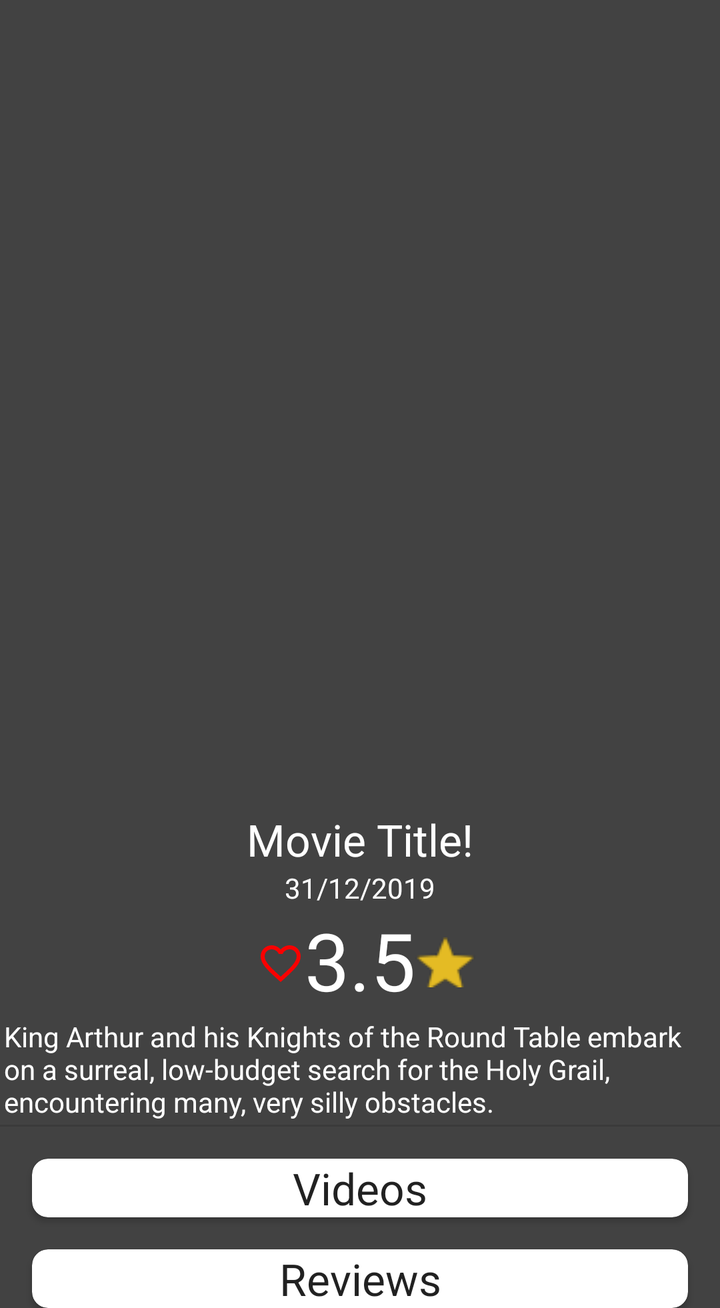
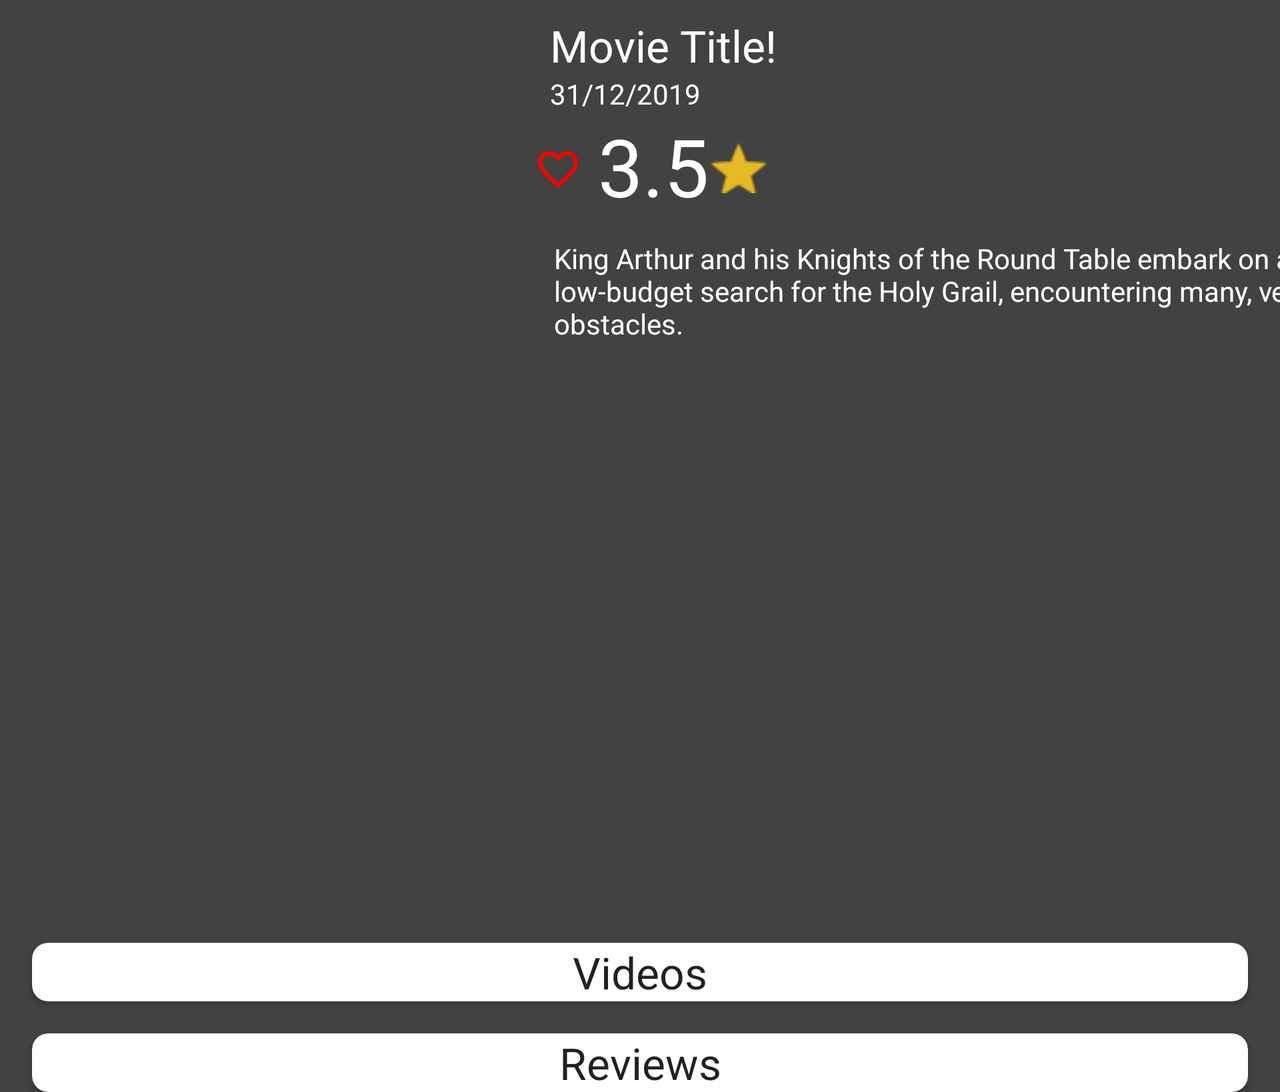

First picture: res/layout/ on a phone held upright. Second picture: the repository's own variant of that layout, on a device whose configuration matches the variant's folder. Source for both follows.
<!-- AndroidManifest.xml: application theme AppTheme -->
<!-- res/layout/activity_detail.xml -->
<?xml version="1.0" encoding="utf-8"?>
<ScrollView xmlns:android="http://schemas.android.com/apk/res/android"
    xmlns:app="http://schemas.android.com/apk/res-auto"
    xmlns:tools="http://schemas.android.com/tools"
    android:layout_width="match_parent"
    android:layout_height="match_parent">

    <androidx.constraintlayout.widget.ConstraintLayout
        android:layout_width="match_parent"
        android:layout_height="wrap_content"
        android:background="@color/backgroundDark"
        tools:context=".DetailActivity">

        <ImageView
            android:id="@+id/iv_poster"
            android:layout_width="416dp"
            android:layout_height="405dp"
            android:contentDescription="@string/movie_poster"
            app:layout_constraintStart_toStartOf="parent"
            app:layout_constraintTop_toTopOf="parent" />

        <TextView
            android:id="@+id/tv_movie_title"
            android:layout_width="wrap_content"
            android:layout_height="wrap_content"
            android:text="@string/movie_title"
            android:textColor="@android:color/white"
            android:textSize="@dimen/sz_movie_title"

            app:layout_constraintEnd_toEndOf="parent"
            app:layout_constraintHorizontal_bias="0.5"
            app:layout_constraintStart_toStartOf="parent"
            app:layout_constraintTop_toBottomOf="@+id/iv_poster" />

        <TextView
            android:id="@+id/tv_release_date"
            style="@style/my_text_style"
            android:layout_width="wrap_content"
            android:layout_height="wrap_content"
            android:text="@string/tv_placeholder_release_date"
            app:layout_constraintEnd_toEndOf="parent"
            app:layout_constraintHorizontal_bias="0.5"
            app:layout_constraintStart_toStartOf="parent"
            app:layout_constraintTop_toBottomOf="@+id/tv_movie_title" />

        <TextView
            android:id="@+id/tv_vote_average"
            style="@style/my_text_style"
            android:layout_width="wrap_content"
            android:layout_height="wrap_content"
            android:text="@string/placeholder_vote_average"
            android:textSize="40sp"
            app:layout_constraintEnd_toEndOf="parent"
            app:layout_constraintHorizontal_bias="0.5"
            app:layout_constraintStart_toStartOf="parent"
            app:layout_constraintTop_toBottomOf="@+id/tv_release_date" />

        <ImageView
            android:id="@+id/iv_favorite"
            android:layout_width="wrap_content"
            android:layout_height="wrap_content"
            android:layout_marginBottom="8dp"
            android:contentDescription="@string/movie"
            android:src="@drawable/ic_favorite_border_red_24dp"
            app:layout_constraintBottom_toTopOf="@+id/tv_plot_synopsis"
            app:layout_constraintEnd_toStartOf="@+id/tv_vote_average"
            app:layout_constraintTop_toBottomOf="@+id/tv_release_date"
            app:layout_constraintVertical_bias="0.761" />

        <ImageView
            android:layout_width="wrap_content"
            android:layout_height="wrap_content"
            android:layout_marginBottom="8dp"
            android:contentDescription="@string/star"
            android:src="@drawable/star"
            app:layout_constraintBottom_toTopOf="@+id/tv_plot_synopsis"
            app:layout_constraintStart_toEndOf="@+id/tv_vote_average"
            app:layout_constraintTop_toBottomOf="@+id/tv_release_date"
            app:layout_constraintVertical_bias="0.761" />


        <TextView
            android:id="@+id/tv_plot_synopsis"
            style="@style/my_text_style"
            android:layout_width="wrap_content"
            android:layout_height="wrap_content"
            android:padding="2dp"
            android:scrollbars="vertical"
            android:text="@string/placeholder_synopsis"
            android:textSize="14sp"
            app:layout_constraintStart_toStartOf="parent"
            app:layout_constraintTop_toBottomOf="@+id/tv_vote_average" />

        <View
            android:id="@+id/details_divider"
            android:layout_width="match_parent"
            android:layout_height="1dp"
            android:background="?android:attr/listDivider"
            app:layout_constraintStart_toStartOf="parent"
            app:layout_constraintTop_toBottomOf="@+id/tv_plot_synopsis" />

        <TextView
            android:id="@+id/tv_error_parseling"
            android:layout_width="match_parent"
            android:layout_height="wrap_content"
            android:text="@string/error_reading_movie_data"
            android:textColor="@color/warning_text"
            android:textSize="@dimen/sz_movie_title"
            android:visibility="gone"
            app:layout_constraintBottom_toBottomOf="parent"
            app:layout_constraintEnd_toEndOf="parent"
            app:layout_constraintHorizontal_bias="0.5"
            app:layout_constraintStart_toStartOf="parent"
            app:layout_constraintTop_toTopOf="parent" />

        <androidx.cardview.widget.CardView
            android:id="@+id/cv_trailers"
            android:layout_width="match_parent"
            android:layout_height="wrap_content"
            android:layout_margin="16dp"
            app:cardBackgroundColor="#FFFFFF"
            app:cardCornerRadius="8dp"
            app:layout_constraintStart_toStartOf="parent"
            app:layout_constraintTop_toBottomOf="@id/details_divider">

            <include layout="@layout/layout_trailer_list" />
        </androidx.cardview.widget.CardView>

        <androidx.cardview.widget.CardView
            android:id="@+id/cv_reviews"
            android:layout_width="match_parent"
            android:layout_height="wrap_content"
            android:layout_margin="16dp"
            app:cardBackgroundColor="#FFFFFF"
            app:cardCornerRadius="8dp"
            app:layout_constraintStart_toStartOf="parent"
            app:layout_constraintTop_toBottomOf="@id/cv_trailers">

            <include layout="@layout/layout_review_list" />
        </androidx.cardview.widget.CardView>
    </androidx.constraintlayout.widget.ConstraintLayout>
</ScrollView>
<!-- res/layout/layout_trailer_list.xml (included above) -->
<?xml version="1.0" encoding="utf-8"?>
<LinearLayout xmlns:android="http://schemas.android.com/apk/res/android"
    android:layout_width="match_parent"
    android:layout_height="wrap_content"
    android:orientation="vertical">

    <TextView
        android:id="@+id/trailers_title"
        android:layout_width="match_parent"
        android:layout_height="wrap_content"
        android:gravity="center"
        android:text="@string/videos"
        android:textAppearance="@style/TextAppearance.AppCompat.Large" />

    <androidx.recyclerview.widget.RecyclerView
        android:id="@+id/rv_trailers"
        android:layout_width="match_parent"
        android:layout_height="wrap_content" />
</LinearLayout>
<!-- res/layout/layout_review_list.xml (included above) -->
<?xml version="1.0" encoding="utf-8"?>
<merge xmlns:android="http://schemas.android.com/apk/res/android">
    <LinearLayout
        android:layout_width="match_parent"
        android:layout_height="wrap_content"
        android:orientation="vertical">

        <TextView
            android:id="@+id/review_title"
            android:layout_width="match_parent"
            android:layout_height="wrap_content"
            android:gravity="center"
            android:text="@string/title_reviews"
            android:textAppearance="@style/TextAppearance.AppCompat.Large" />

        <androidx.recyclerview.widget.RecyclerView
            android:id="@+id/rv_reviews"
            android:layout_width="match_parent"
            android:layout_height="wrap_content" />
    </LinearLayout>
</merge>
<!-- resources referenced by this layout -->
<resources>
  <color name="backgroundDark">#FF424242</color>
  <color name="warning_text">#E91E63</color>
  <dimen name="sz_movie_title">22sp</dimen>
  <!-- drawable ic_favorite_border_red_24dp (drawable) -->
  <vector android:height="24dp" android:tint="#FB0000"
      android:viewportHeight="24.0" android:viewportWidth="24.0"
      android:width="24dp" xmlns:android="http://schemas.android.com/apk/res/android">
      <path android:fillColor="#FF000000" android:pathData="M16.5,3c-1.74,0 -3.41,0.81 -4.5,2.09C10.91,3.81 9.24,3 7.5,3 4.42,3 2,5.42 2,8.5c0,3.78 3.4,6.86 8.55,11.54L12,21.35l1.45,-1.32C18.6,15.36 22,12.28 22,8.5 22,5.42 19.58,3 16.5,3zM12.1,18.55l-0.1,0.1 -0.1,-0.1C7.14,14.24 4,11.39 4,8.5 4,6.5 5.5,5 7.5,5c1.54,0 3.04,0.99 3.57,2.36h1.87C13.46,5.99 14.96,5 16.5,5c2,0 3.5,1.5 3.5,3.5 0,2.89 -3.14,5.74 -7.9,10.05z"/>
  </vector>
  <!-- drawable star: png bitmap (drawable, 7428 bytes) -->
  <string name="error_reading_movie_data">Error reading movie data!</string>
  <string name="movie">movie</string>
  <string name="movie_poster">Movie Poster</string>
  <string name="movie_title">Movie Title!</string>
  <string name="placeholder_synopsis">King Arthur and his Knights of the Round Table embark on a surreal, low-budget search for the Holy Grail, encountering many, very silly obstacles.</string>
  <string name="placeholder_vote_average">3.5</string>
  <string name="star">Star</string>
  <string name="title_reviews">Reviews</string>
  <string name="tv_placeholder_release_date">31/12/2019</string>
  <string name="videos">Videos</string>
  <style name="my_text_style">
          <item name="android:textColor">@android:color/white</item>
      </style>
  <style name="AppTheme" parent="Theme.AppCompat.Light.DarkActionBar">
          
          <item name="colorPrimary">@color/colorPrimaryDark</item>
          <item name="colorPrimaryDark">@color/colorPrimaryDark</item>
          <item name="colorAccent">@color/colorAccent</item>
      </style>
  <color name="colorPrimaryDark">#00574B</color>
  <color name="colorAccent">#D81B60</color>
</resources>
<!-- res/layout-land/activity_detail.xml (the repository's variant of the layout above) -->
<!-- drawn on the phone turned sideways -->
<?xml version="1.0" encoding="utf-8"?>
<ScrollView xmlns:android="http://schemas.android.com/apk/res/android"
    xmlns:app="http://schemas.android.com/apk/res-auto"
    xmlns:tools="http://schemas.android.com/tools"
    android:layout_width="match_parent"
    android:layout_height="match_parent">

    <androidx.constraintlayout.widget.ConstraintLayout
        android:layout_width="match_parent"
        android:layout_height="wrap_content"
        android:background="@color/backgroundDark"
        tools:context=".DetailActivity">

        <ImageView
            android:id="@+id/iv_poster"
            android:layout_width="267dp"
            android:layout_height="443dp"
            android:layout_marginTop="200dp"
            android:contentDescription="@string/movie_poster"
            app:layout_constraintBottom_toTopOf="@+id/guideline"
            app:layout_constraintStart_toStartOf="parent"
            app:layout_constraintTop_toTopOf="parent" />

        <TextView
            android:id="@+id/tv_movie_title"
            android:layout_width="wrap_content"
            android:layout_height="wrap_content"
            android:layout_marginStart="8dp"

            android:layout_marginTop="8dp"
            android:text="@string/movie_title"
            android:textColor="@android:color/white"
            android:textSize="@dimen/sz_movie_title"
            app:layout_constraintStart_toEndOf="@+id/iv_poster"
            app:layout_constraintTop_toTopOf="parent" />

        <TextView
            android:id="@+id/tv_release_date"
            android:layout_width="wrap_content"
            android:layout_height="wrap_content"
            android:layout_marginStart="8dp"
            android:text="@string/tv_placeholder_release_date"
            android:textColor="@android:color/white"
            app:layout_constraintStart_toEndOf="@+id/iv_poster"
            app:layout_constraintTop_toBottomOf="@+id/tv_movie_title" />

        <TextView
            android:id="@+id/tv_vote_average"
            android:layout_width="wrap_content"
            android:layout_height="wrap_content"
            android:layout_marginStart="8dp"
            android:text="@string/placeholder_vote_average"
            android:textColor="@android:color/white"
            android:textSize="40sp"
            app:layout_constraintStart_toEndOf="@+id/iv_favorite"
            app:layout_constraintTop_toBottomOf="@+id/tv_release_date" />

        <ImageView
            android:id="@+id/iv_favorite"
            android:layout_width="wrap_content"
            android:layout_height="wrap_content"
            android:layout_marginBottom="8dp"
            android:contentDescription="@string/movie"
            android:src="@drawable/ic_favorite_border_red_24dp"
            app:layout_constraintBottom_toBottomOf="@+id/tv_vote_average"
            app:layout_constraintStart_toEndOf="@+id/iv_poster"
            app:layout_constraintTop_toBottomOf="@+id/tv_release_date"
            app:layout_constraintVertical_bias="0.761" />

        <ImageView
            android:id="@+id/imageView"
            android:layout_width="wrap_content"
            android:layout_height="wrap_content"
            android:layout_marginBottom="8dp"
            android:contentDescription="@string/star"
            android:src="@drawable/star"
            app:layout_constraintBottom_toBottomOf="@+id/tv_vote_average"
            app:layout_constraintStart_toEndOf="@+id/tv_vote_average"
            app:layout_constraintTop_toBottomOf="@+id/tv_release_date"
            app:layout_constraintVertical_bias="0.761" />

        <TextView
            android:id="@+id/tv_plot_synopsis"
            android:layout_width="431dp"
            android:layout_height="wrap_content"
            android:layout_margin="@dimen/text_margin"
            android:padding="@dimen/text_padding"
            android:scrollbars="vertical"
            android:text="@string/placeholder_synopsis"
            android:textColor="@android:color/white"
            android:textSize="14sp"
            app:layout_constraintStart_toEndOf="@+id/iv_poster"
            app:layout_constraintTop_toBottomOf="@+id/tv_vote_average" />


        <TextView
            android:id="@+id/tv_error_parseling"
            android:layout_width="match_parent"
            android:layout_height="wrap_content"
            android:text="@string/error_reading_movie_data"
            android:textColor="@color/warning_text"
            android:textSize="@dimen/sz_movie_title"
            android:visibility="gone"
            app:layout_constraintBottom_toBottomOf="parent"
            app:layout_constraintEnd_toEndOf="parent"
            app:layout_constraintHorizontal_bias="0.5"
            app:layout_constraintStart_toStartOf="parent"
            app:layout_constraintTop_toTopOf="parent" />

        <androidx.constraintlayout.widget.Barrier
            android:id="@+id/barrier"
            android:layout_width="wrap_content"
            android:layout_height="wrap_content"
            app:barrierDirection="left" />

        <androidx.cardview.widget.CardView
            android:id="@+id/cv_trailers"
            android:layout_width="match_parent"
            android:layout_height="wrap_content"
            android:layout_marginStart="@dimen/cardview_margin"
            android:layout_marginEnd="@dimen/cardview_margin"
            app:cardBackgroundColor="#FFFFFF"
            app:cardCornerRadius="8dp"
            app:layout_constraintStart_toStartOf="parent"
            app:layout_constraintTop_toBottomOf="@id/iv_poster">

            <include layout="@layout/layout_trailer_list" />
        </androidx.cardview.widget.CardView>

        <androidx.cardview.widget.CardView
            android:id="@+id/cv_reviews"
            android:layout_width="match_parent"
            android:layout_height="wrap_content"
            android:layout_margin="@dimen/cardview_margin"
            app:cardBackgroundColor="#FFFFFF"
            app:cardCornerRadius="@dimen/text_margin"
            app:layout_constraintStart_toStartOf="parent"
            app:layout_constraintTop_toBottomOf="@id/cv_trailers">

            <TextView
                android:id="@+id/review_title"
                android:layout_width="match_parent"
                android:layout_height="wrap_content"
                android:gravity="center"
                android:text="@string/title_reviews"
                android:textAppearance="@style/TextAppearance.AppCompat.Large"
                app:layout_constraintStart_toStartOf="parent"
                app:layout_constraintTop_toBottomOf="parent" />

            <androidx.recyclerview.widget.RecyclerView
                android:id="@+id/rv_reviews"
                android:layout_width="match_parent"
                android:layout_height="wrap_content"
                app:layout_constraintStart_toStartOf="parent"
                app:layout_constraintTop_toBottomOf="@id/review_title" />

        </androidx.cardview.widget.CardView>

        <androidx.constraintlayout.widget.Guideline
            android:id="@+id/guideline"
            android:layout_width="wrap_content"
            android:layout_height="wrap_content"
            android:orientation="horizontal"
            app:layout_constraintGuide_begin="300dp" />

    </androidx.constraintlayout.widget.ConstraintLayout>
</ScrollView>
<!-- resources referenced by the variant -->
<!-- as the phone turned sideways resolves them -->
<resources>
  <color name="backgroundDark">#FF424242</color>
  <color name="warning_text">#E91E63</color>
  <dimen name="cardview_margin">16dp</dimen>
  <dimen name="sz_movie_title">22sp</dimen>
  <dimen name="text_margin">8dp</dimen>
  <dimen name="text_padding">2dp</dimen>
  <!-- drawable ic_favorite_border_red_24dp (drawable) -->
  <vector android:height="24dp" android:tint="#FB0000"
      android:viewportHeight="24.0" android:viewportWidth="24.0"
      android:width="24dp" xmlns:android="http://schemas.android.com/apk/res/android">
      <path android:fillColor="#FF000000" android:pathData="M16.5,3c-1.74,0 -3.41,0.81 -4.5,2.09C10.91,3.81 9.24,3 7.5,3 4.42,3 2,5.42 2,8.5c0,3.78 3.4,6.86 8.55,11.54L12,21.35l1.45,-1.32C18.6,15.36 22,12.28 22,8.5 22,5.42 19.58,3 16.5,3zM12.1,18.55l-0.1,0.1 -0.1,-0.1C7.14,14.24 4,11.39 4,8.5 4,6.5 5.5,5 7.5,5c1.54,0 3.04,0.99 3.57,2.36h1.87C13.46,5.99 14.96,5 16.5,5c2,0 3.5,1.5 3.5,3.5 0,2.89 -3.14,5.74 -7.9,10.05z"/>
  </vector>
  <!-- drawable star: png bitmap (drawable, 7428 bytes) -->
  <string name="error_reading_movie_data">Error reading movie data!</string>
  <string name="movie">movie</string>
  <string name="movie_poster">Movie Poster</string>
  <string name="movie_title">Movie Title!</string>
  <string name="placeholder_synopsis">King Arthur and his Knights of the Round Table embark on a surreal, low-budget search for the Holy Grail, encountering many, very silly obstacles.</string>
  <string name="placeholder_vote_average">3.5</string>
  <string name="star">Star</string>
  <string name="title_reviews">Reviews</string>
  <string name="tv_placeholder_release_date">31/12/2019</string>
  <string name="videos">Videos</string>
  <style name="AppTheme" parent="Theme.AppCompat.Light.DarkActionBar">
          
          <item name="colorPrimary">@color/colorPrimaryDark</item>
          <item name="colorPrimaryDark">@color/colorPrimaryDark</item>
          <item name="colorAccent">@color/colorAccent</item>
      </style>
  <color name="colorPrimaryDark">#00574B</color>
  <color name="colorAccent">#D81B60</color>
</resources>
